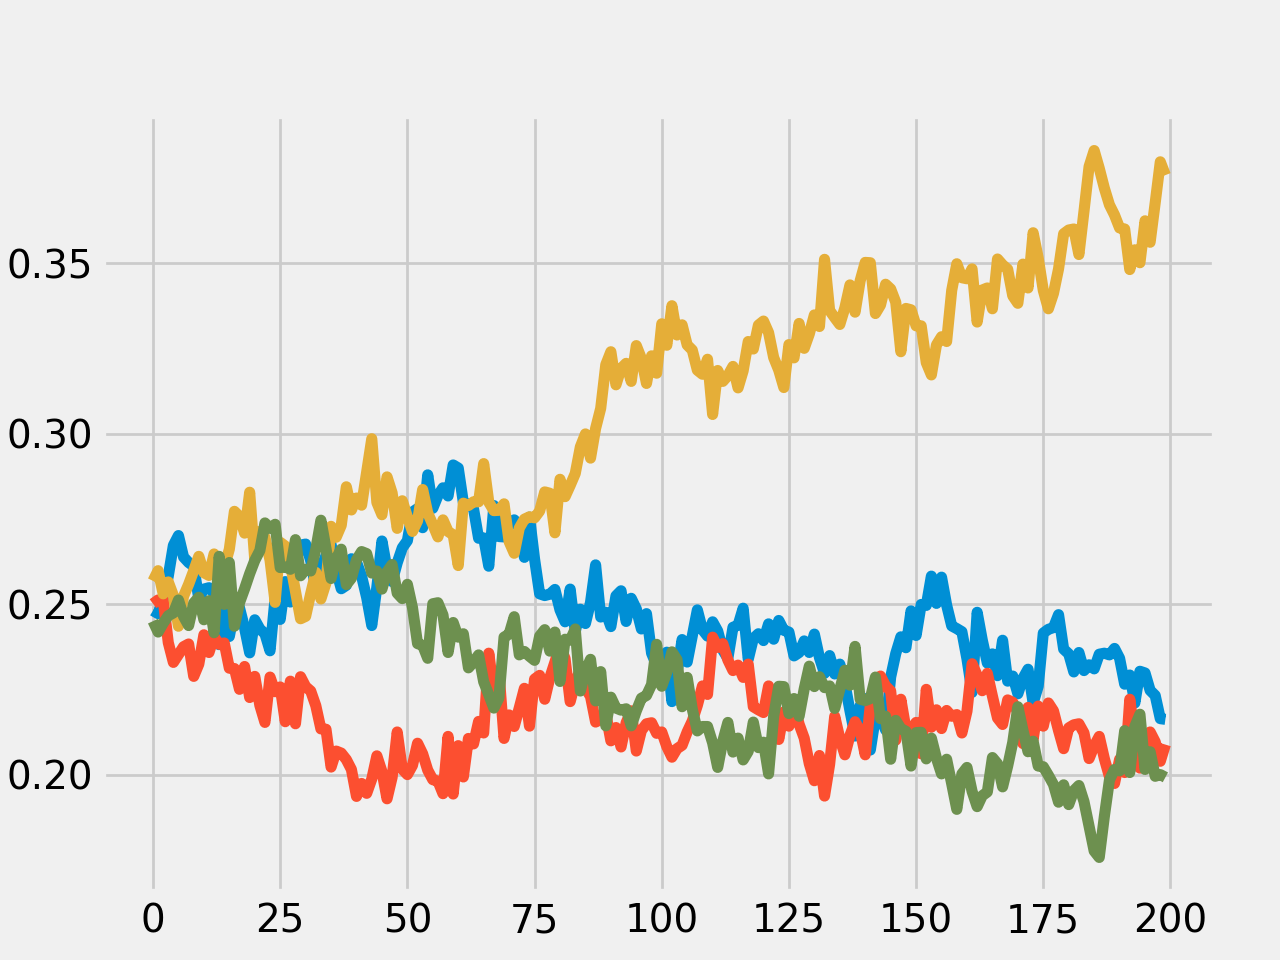

Recreate this plot in Python.
import numpy as np
import seaborn as sns
import matplotlib.pyplot as plt

plt.ion()
plt.style.use('fivethirtyeight')

############################################
# Simulation variables
############################################
num_days_experiment = 200
a1_mean = 4.025
a2_mean = 3.654
a3_mean = 4.312
a4_mean = 3.8475

var = 1

plot_on = True
num_sim = 10000
daily_budget = 100

beta = 0.01 # Pursuit Step Size

action_preferences = {'a1': 0.25, 'a2': 0.25, 'a3':0.25 , 'a4':0.25}
budget_pc_allocations_history = {'a1': [], 'a2': [], 'a3': [], 'a4': []}

# Generate the ROAS for the number of days the experiment is conducted for both the arms
a1_roas = [abs(i) for i in np.random.normal(a1_mean, var, num_days_experiment)]
a2_roas = [abs(i) for i in np.random.normal(a2_mean, var, num_days_experiment)]
a3_roas = [abs(i) for i in np.random.normal(a3_mean, var, num_days_experiment)]
a4_roas = [abs(i) for i in np.random.normal(a4_mean, var, num_days_experiment)]

roas = {'a1': a1_roas, 'a2': a2_roas, 'a3': a3_roas, 'a4': a4_roas}

# Plot the true roas distributions
if plot_on:
    sns.kdeplot(a1_roas)
    sns.kdeplot(a2_roas)
    sns.kdeplot(a3_roas)
    sns.kdeplot(a4_roas)
    plt.savefig("4-arm-kdeplot.png",dpi=200)
    plt.cla()
    plt.clf()

daily_budgets = [daily_budget] * num_days_experiment

for i, budget in enumerate(daily_budgets):
    # Step 1 : Sample best action 'num_sim' times using action preferences
    sample = list(np.random.choice(list(action_preferences.keys()), size=num_sim, replace=True,
                                   p=list(action_preferences.values())))

    # Step 2 : Get the budget allocation for the day
    for choice in list(action_preferences.keys()):
        # budget_pc_allocations[choice] = (sample.count(choice) / len(sample))
        budget_pc_allocations_history[choice].append((sample.count(choice) / len(sample)))

    # Step 3: Get the ROAS for the day
    best_roas = -100
    for choice in list(action_preferences.keys()):
        if roas[choice][i] > best_roas:
            best_roas = roas[choice][i]
            best_arm = choice

    # Step 4: Update the action preferences of each arm
    for choice in list(action_preferences.keys()):
        if choice == best_arm:
            action_preferences[choice] = max(0, action_preferences[choice] + beta * (
                        1 - budget_pc_allocations_history[choice][-1]))
        else:
            action_preferences[choice] = max(action_preferences[choice] + beta * (
                        0 - budget_pc_allocations_history[choice][-1]),0)

for choice in list(action_preferences.keys()):
    plt.plot(budget_pc_allocations_history[choice])
    plt.savefig("4-arm_bandit_reallocation.png",dpi=200)

